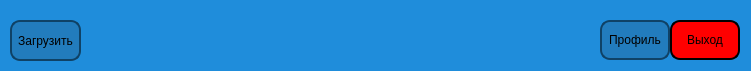
        <widget class="QWidget" name="widget_2" native="true">
         <property name="geometry">
          <rect>
           <x>310</x>
           <y>0</y>
           <width>751</width>
           <height>71</height>
          </rect>
         </property>
         <property name="styleSheet">
          <string notr="true">background: #1f8ddb</string>
         </property>
         <widget class="QPushButton" name="Log_out_button">
          <property name="geometry">
           <rect>
            <x>670</x>
            <y>20</y>
            <width>70</width>
            <height>40</height>
           </rect>
          </property>
          <property name="styleSheet">
           <string notr="true">QPushButton {
    border: 2px solid #000;
    border-radius: 10px;
    background: #f00;
    padding: 5px;
    }

QPushButton:hover {
    background: #f2f2ed;
    }</string>
          </property>
          <property name="text">
           <string>Выход</string>
          </property>
         </widget>
         <widget class="QPushButton" name="profile_button">
          <property name="geometry">
           <rect>
            <x>600</x>
            <y>20</y>
            <width>70</width>
            <height>40</height>
           </rect>
          </property>
          <property name="styleSheet">
           <string notr="true">QPushButton {
    border: 2px solid #0f4266;
    border-radius: 10px;
    background: #227cbd;
    padding: 5px;
    }

QPushButton:hover {
    background: #31c3d6;
    }</string>
          </property>
          <property name="text">
           <string>Профиль</string>
          </property>
         </widget>
         <widget class="QPushButton" name="download_button">
          <property name="geometry">
           <rect>
            <x>10</x>
            <y>20</y>
            <width>71</width>
            <height>41</height>
           </rect>
          </property>
          <property name="styleSheet">
           <string notr="true">QPushButton {
    border: 2px solid #0f4266;
    border-radius: 10px;
    background: #227cbd;
    padding: 5px;
    }

QPushButton:hover {
    background: #31c3d6;
    }</string>
          </property>
          <property name="text">
           <string>Загрузить</string>
          </property>
         </widget>
        </widget>
